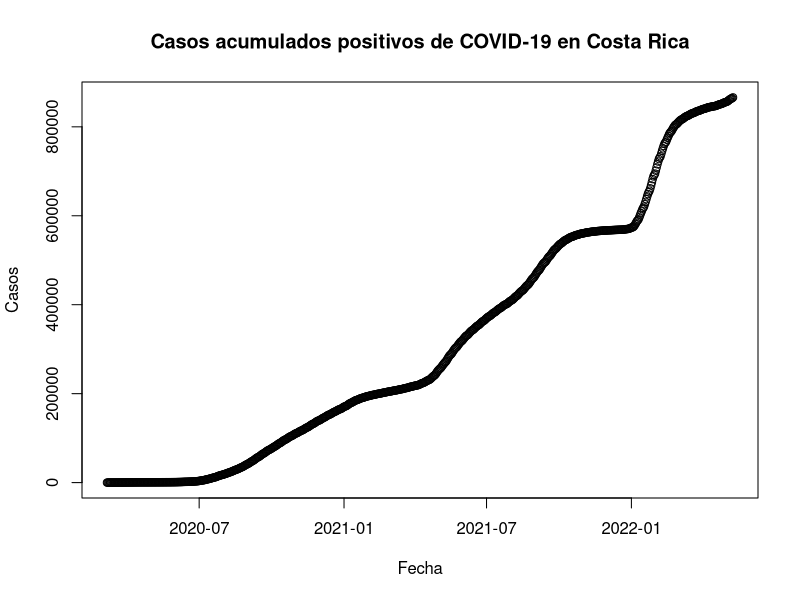

Recreate this plot in R.
## ---- chunk 1
knitr::opts_chunk$set(echo = TRUE)
## ---- chunk 2
covid <- read.csv(file = "05_10_22_CSV_GENERAL.csv", sep = ";")
## ---- chunk 3
options(scipen = 7)
## ---- chunk 4
covid$FECHA <- as.Date(covid$FECHA, format = "%d/%m/%Y")
## ---- chunk 5
plot(covid$FECHA, covid$positivos, main = "Casos acumulados positivos de COVID-19 en Costa Rica", xlab = "Fecha", ylab = "Casos")
